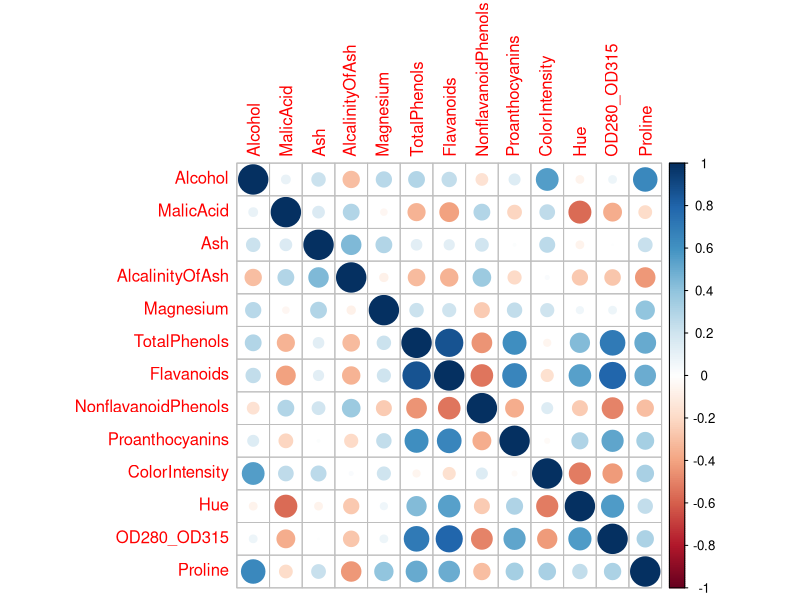
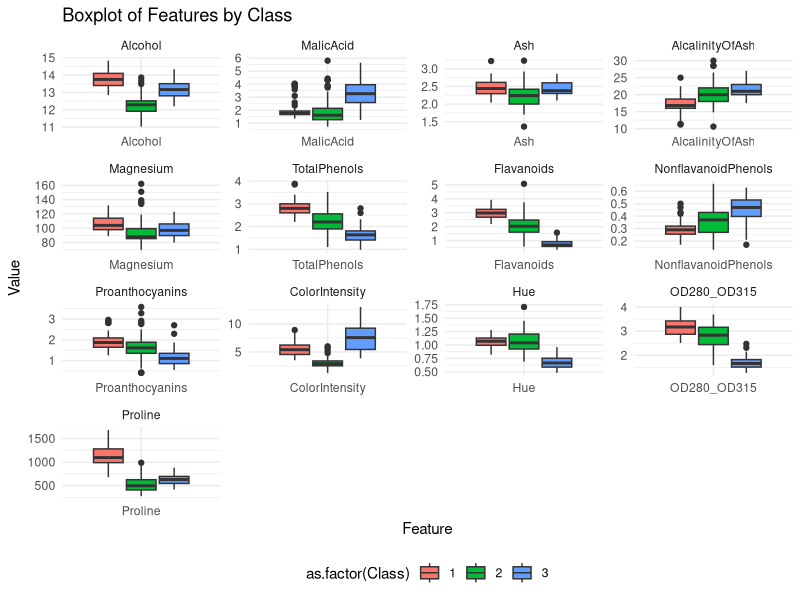
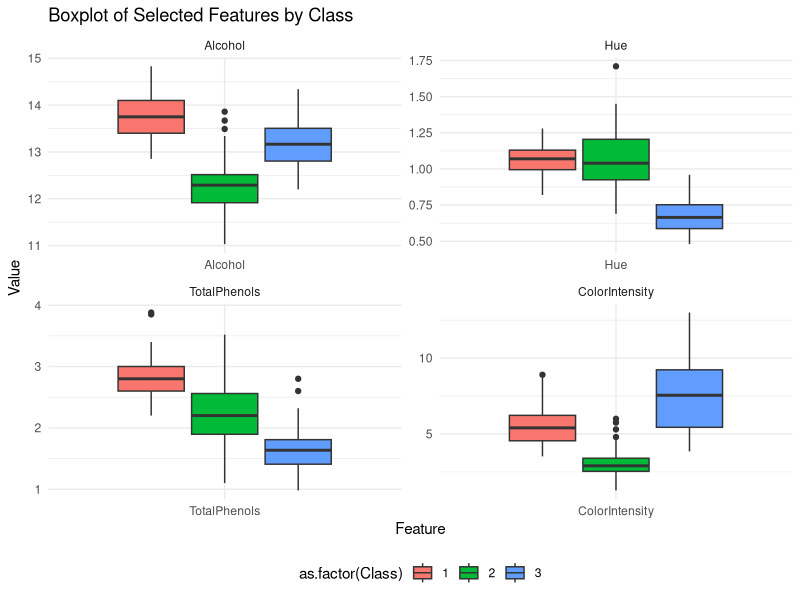
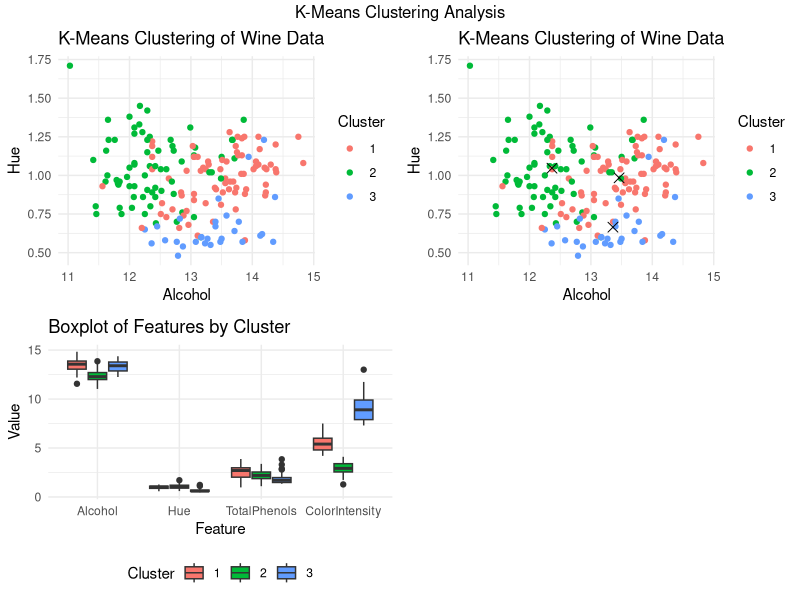

These charts were generated, in order, by the following R code:
## ---- chunk 1
df <- read.csv('data/wine_data.csv')
head(df)
## ---- chunk 2
# Source all libraries we will be using for our analysis here:
library(readr)
library(dplyr)
library(ggplot2)
library(GGally)
library(corrplot)
library(gplots)
library(reshape2)
## ---- chunk 3
sum(is.na(df))
## ---- chunk 4
cor_matrix <- cor(df[, -1]) #First column is 'class'
cor_matrix_rounded <- round(cor_matrix, 2)
corrplot(cor_matrix_rounded, method = "circle")
## ---- chunk 5
df_melted <- melt(df, id.vars = 'Class')

p <- ggplot(df_melted, aes(x = variable, y = value, group = interaction(variable, Class))) +
  geom_boxplot(aes(fill = as.factor(Class))) +
  facet_wrap(~variable, scales = 'free', ncol = ) +
  labs(title = "Boxplot of Features by Class", y = "Value", x = "Feature") +
  theme_minimal() +
  theme(legend.position = "bottom") 

print(p)
## ---- chunk 6
df_selected_features <- df[, c('Class', 'Alcohol', 'Hue', 'TotalPhenols', 'ColorIntensity')]
head(df_selected_features)
## ---- chunk 7
df_melted <- melt(df_selected_features, id.vars = "Class")

p <- ggplot(df_melted, aes(x = variable, y = value, group = interaction(variable, Class))) +
  geom_boxplot(aes(fill = as.factor(Class))) +
  facet_wrap(~variable, scales = 'free', ncol = ) +
  labs(title = "Boxplot of Selected Features by Class", y = "Value", x = "Feature") +
  theme_minimal() +
  theme(legend.position = "bottom") 

print(p)

## ---- chunk 8
# Import required libraries 
library(stats)
library(ggplot2)
library(gridExtra)

selected_features <- df_selected_features[, -1] # Exclude the 'Class' column

# Perform K-Means clustering with 3 clusters
kmeans_model <- kmeans(selected_features, centers = 3)

# View the cluster centers
print(kmeans_model$centers)

# View the cluster assignments for each data point
print(kmeans_model$cluster)

# Assess the quality of clustering (e.g., within-cluster sum of squares)
cat("\nTotal Within Sum of Squares (WithinSS):\n")
print(kmeans_model$tot.withinss)

# Visualize the clustering results
# Scatterplot of the first two features colored by cluster (arbitrary)
p1 <- ggplot(selected_features, aes(x = Alcohol, y = Hue, color = factor(kmeans_model$cluster))) + geom_point() + labs(title = "K-Means Clustering of Wine Data", x = "Alcohol", y = "Hue", color = "Cluster") + theme_minimal()

p2 <- p1 + 
  geom_point(data = as.data.frame(kmeans_model$centers), aes(x = Alcohol, y = Hue), color = "black", size = 3, shape = 4)

# Boxplot of each feature by cluster
boxplot_data <- cbind(selected_features, Cluster = factor(kmeans_model$cluster))
melted_boxplot_data <- reshape2::melt(boxplot_data, id.vars = "Cluster")

p3 <- ggplot(melted_boxplot_data, aes(x = variable, y = value, fill = Cluster)) +
  geom_boxplot() +
  labs(title = "Boxplot of Features by Cluster", x = "Feature", y = "Value", fill = "Cluster") +
  theme_minimal() +
  theme(legend.position = "bottom")

grid.arrange(p1, p2, p3, ncol = 2, top = "K-Means Clustering Analysis")
